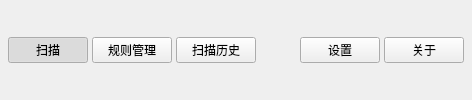
     <widget class="QFrame" name="header_bar">
      <property name="frameShape">
       <enum>QFrame::NoFrame</enum>
      </property>
      <layout class="QHBoxLayout" name="header_layout">
       <property name="spacing">
        <number>4</number>
       </property>
       <property name="leftMargin">
        <number>8</number>
       </property>
       <property name="topMargin">
        <number>4</number>
       </property>
       <property name="rightMargin">
        <number>8</number>
       </property>
       <property name="bottomMargin">
        <number>4</number>
       </property>
       <item>
        <widget class="QPushButton" name="tab_scan_btn">
         <property name="text">
          <string>扫描</string>
         </property>
         <property name="checkable">
          <bool>true</bool>
         </property>
         <property name="checked">
          <bool>true</bool>
         </property>
        </widget>
       </item>
       <item>
        <widget class="QPushButton" name="tab_rules_btn">
         <property name="text">
          <string>规则管理</string>
         </property>
         <property name="checkable">
          <bool>true</bool>
         </property>
        </widget>
       </item>
       <item>
        <widget class="QPushButton" name="tab_history_btn">
         <property name="text">
          <string>扫描历史</string>
         </property>
         <property name="checkable">
          <bool>true</bool>
         </property>
        </widget>
       </item>
       <item>
        <spacer name="header_spacer">
         <property name="orientation">
          <enum>Qt::Horizontal</enum>
         </property>
         <property name="sizeHint" stdset="0">
          <size>
           <width>40</width>
           <height>20</height>
          </size>
         </property>
        </spacer>
       </item>
       <item>
        <widget class="QPushButton" name="settings_btn">
         <property name="text">
          <string>设置</string>
         </property>
        </widget>
       </item>
       <item>
        <widget class="QPushButton" name="about_btn">
         <property name="text">
          <string>关于</string>
         </property>
        </widget>
       </item>
      </layout>
     </widget>
